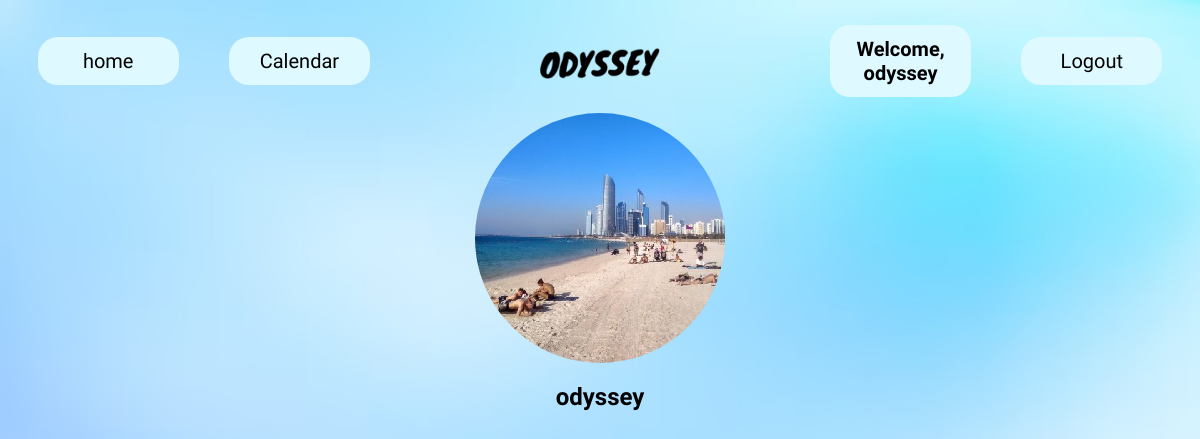
The page /profile/ (signed in) on the database as committed earlier.
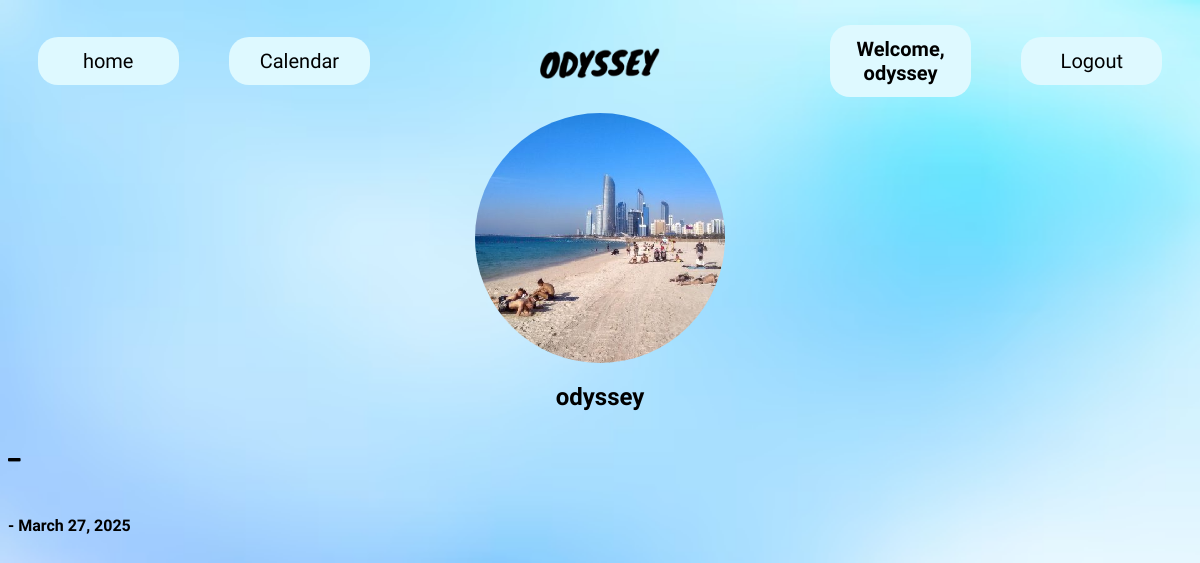
The same page on the database as committed later.
### main/models.py (models this page shows, shortened)
class Itinerary(models.Model):
    user_id = models.IntegerField(default=0)
    activity_ids = models.JSONField(default=list)
    location = models.CharField(max_length=64)
    cost = models.CharField(max_length=16)
    departure = models.CharField(max_length=16)
    arrival = models.CharField(max_length=16)

### main/views.py (the view)
# urls.py: path('profile/', views.profile, name='profile'),
def profile(request):
    if  request.user.is_authenticated:
        return render(request, "profile.html")
    else:
        return redirect('login')

### main/templatetags/custom_tags.py (called while the page is built)
@register.simple_tag
def get_itineraries():
    return Itinerary.objects.all()

### main/templates/profile.html (shortened to what this page needs)
{% load static %}
{% load custom_tags %}
{% get_itineraries as itineraries %}
<!DOCTYPE html>
<html lang="en">
    <head>
        <link rel="stylesheet" href="{% static 'css/profile.css' %}">
        <link rel="stylesheet" href="{% static 'css/global.css' %}">
        <link rel="stylesheet" href="https://cdnjs.cloudflare.com/ajax/libs/font-awesome/4.7.0/css/font-awesome.min.css">
    </head>
    <body>
        <div class="navbar">
            <a id="nav-profile" href="{% url 'home' %}">home</a>
            <a id="nav-calendar" href="{% url 'calendar' %}">Calendar</a>
            <a href="{% url 'home' %}"><img id="nav-logo" src="{% static 'images/home/odyssey-title.png' %}"></a>
            <h2 id="welcome">Welcome, {{ user.username }}</h2>
            <a id="nav-logout" href="{% url 'logout' %}">Logout</a>
        </div>
        <div class="main-section">
            <div class="user-profile">
                <img id="profile-img" src="{% static 'images/result/activityimg/abudhabi/cornichebeach.png' %}">
                <h2>{{ user.username }}</h2>
            </div>
            <div class="user-itineraries">
                {% for itinerary in itineraries %}
                    {% if itinerary.user_id == user.id %}
                    <div class="itinerary">
                        <div class="itinerary-info">
                            <div class="itinerary-details">
                                <div class="itinerary-topright">
                                    <i class="fa fa-minus" id="right-btn${activity}"></i>
                                </div>
                                <h4 id="itinerary-dates">{{ itinerary.depature }} - {{itinerary.arrival }}</h4>
                            </div>
                        </div>
                    </div>
                    {% endif %}
                {% endfor %}
            </div>
        </div>
    </body>
</html>

### main/static/css/profile.css (style rules this page uses)
body { font-family: 'Funnel Display'; background-image: url("../images/result/bg.png"); background-size: cover; }
.navbar { display: flex; gap: 50px; width: 95%; margin: auto; align-items: center; justify-content: space-between; }
#nav-logo { width: 10vw; margin: 10px 120px 0px 120px; filter: brightness(0%); }
#nav-profile, #nav-calendar, #nav-register, #nav-login, #nav-logout, #welcome { background-color: #def9ff; color: black; font-size: 20px; text-align: center; text-decoration: none; padding: 12px; border-radius: 20px; width: 200px; }
.user-profile { display: flex; flex-direction: column; align-items: center; }
#profile-img { border-radius: 200px; }
.user-itineraries { overflow-y: auto; scroll-behavior: smooth; }
.itinerary { display: flex; }
.itinerary-topright { display: flex; }

Rows that differ between the two databases and show on the page:
added Itinerary: arrival "March 27, 2025"
